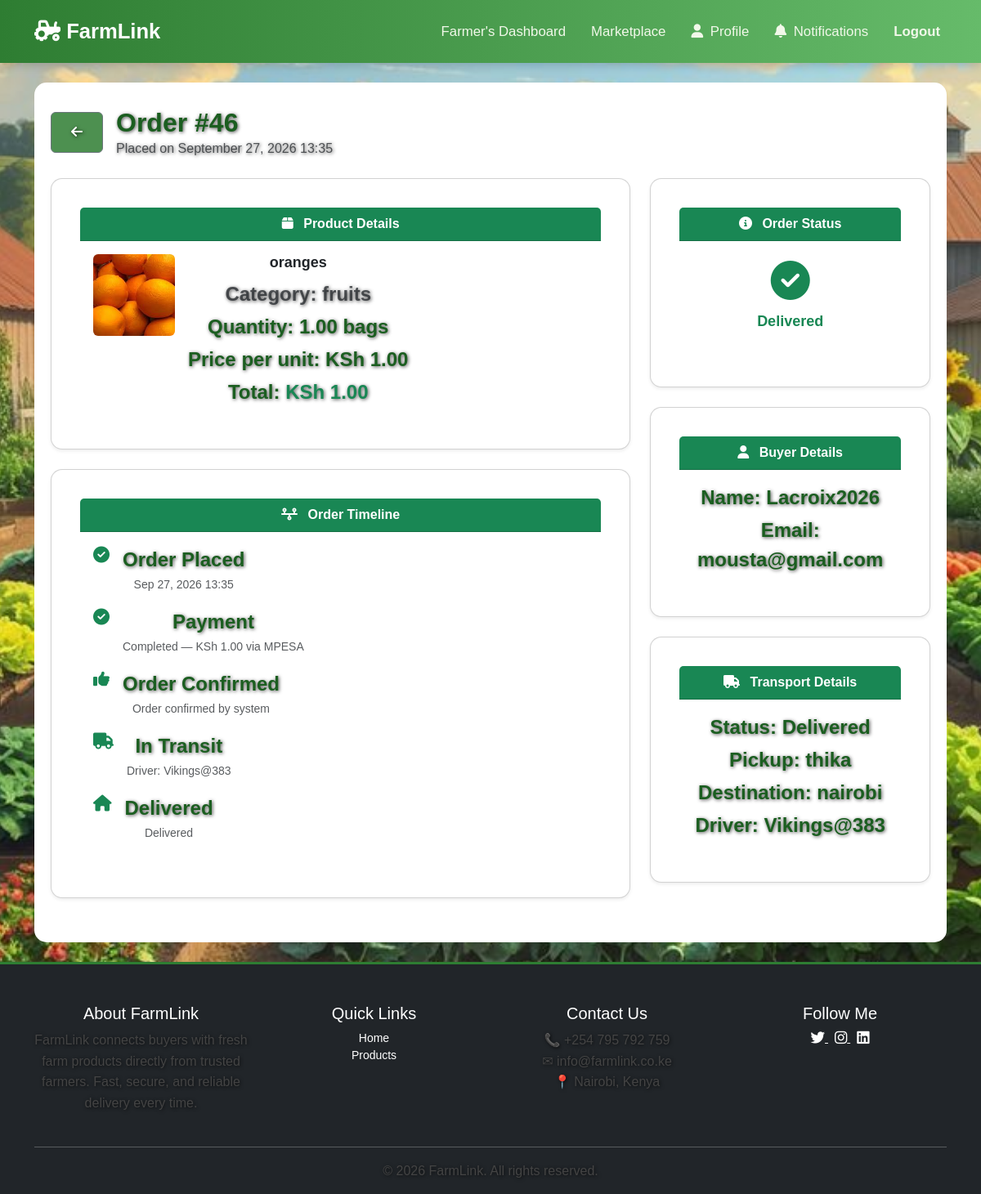
The app's page /orders/46/ (signed in) with its own data.
### accounts/models.py (models this page shows, shortened)
class Order(models.Model):
    STATUS_CHOICES = [
        ('pending', 'Pending'),
        ('confirmed', 'Confirmed'),
        ('in_transit', 'In Transit'),
        ('delivered', 'Delivered'),
        ('cancelled', 'Cancelled'),
    ]
    transporter = models.ForeignKey(
        User,
        on_delete=models.SET_NULL,
        null=True,
        blank=True,
        related_name="transporter_orders"
    )
    product = models.ForeignKey(Product, on_delete=models.CASCADE)
    buyer = models.ForeignKey(User, on_delete=models.CASCADE)
    quantity = models.DecimalField(max_digits=10, decimal_places=2)
    total_price = models.DecimalField(max_digits=10, decimal_places=2)
    status = models.CharField(max_length=20, choices=STATUS_CHOICES, default='pending')
    order_date = models.DateTimeField(auto_now_add=True)
    delivery_date = models.DateTimeField(null=True, blank=True)

class Product(models.Model):
    CATEGORIES = [
        ('vegetables', 'Vegetables'),
        ('fruits', 'Fruits'),
        ('grains', 'Grains'),
        ('dairy', 'Dairy'),
        ('poultry', 'Poultry'),
        ('other', 'Other'),
    ]
    farmer = models.ForeignKey(User, on_delete=models.CASCADE, related_name='products')
    name = models.CharField(max_length=100)
    category = models.CharField(max_length=20, choices=CATEGORIES)
    quantity = models.DecimalField(max_digits=10, decimal_places=2)
    unit = models.CharField(max_length=20, default='kg')
    price_per_unit = models.DecimalField(max_digits=10, decimal_places=2)
    description = models.TextField(blank=True)   # optional improvement
    image = models.ImageField(upload_to='product_images/', blank=True, null=True)
    created_at = models.DateTimeField(auto_now_add=True)
    is_available = models.BooleanField(default=True)

class Payment(models.Model):
    PAYMENT_METHODS = [
        ('mpesa', 'M-Pesa'),
        ('card', 'Card'),
        ('cod', 'Cash on Delivery')
    ]
    PAYMENT_STATUS = [
        ('pending', 'Pending'),
        ('completed', 'Completed'),
        ('failed', 'Failed')
    ]
    order = models.ForeignKey(
        Order,
        on_delete=models.CASCADE,
        related_name='payments'
    )
    amount = models.DecimalField(max_digits=10, decimal_places=2)
    method = models.CharField(
        max_length=20,
        choices=PAYMENT_METHODS,
        default='mpesa'
    )
    status = models.CharField(
        max_length=20,
        choices=PAYMENT_STATUS,
        default='pending'
    )
    checkout_request_id = models.CharField(
        max_length=100,  # ← increased from 50
        blank=True,
        null=True
    )
    phone_number = models.CharField(
        max_length=15,   # ← increased from 12 — 254XXXXXXXXX is 12 but safer at 15
        blank=True,
        null=True
    )
    created_at = models.DateTimeField(auto_now_add=True)

class TransportJob(models.Model):
    STATUS_CHOICES = [
        ('Pending', 'Pending'),
        ('Accepted', 'Accepted'),
        ('In Transit', 'In Transit'),
        ('Delivered', 'Delivered'),
        ('Cancelled', 'Cancelled'),
    ]
    URGENCY_CHOICES = [
        ('high', 'High'),
        ('medium', 'Medium'),
        ('low', 'Low'),
    ]
    driver = models.ForeignKey(
        User,
        on_delete=models.SET_NULL,
        null=True,
        blank=True,
        related_name='transport_jobs'
    )
    order = models.OneToOneField(
        Order,
        on_delete=models.CASCADE,
        related_name='transport_job'
    )
    vehicle = models.ForeignKey(
        Vehicle,
        on_delete=models.SET_NULL,
        null=True,
        blank=True,
        related_name='transport_jobs'
    )
    pickup_location = models.CharField(max_length=255, blank=True, default='')
    delivery_location = models.CharField(max_length=255, blank=True, default='')
    status = models.CharField(
        max_length=20,
        choices=STATUS_CHOICES,
        default='Pending'
    )
    urgency = models.CharField(
        max_length=10,
        choices=URGENCY_CHOICES,
        default='medium'
    )
    transport_fee = models.DecimalField(
        max_digits=10,
        decimal_places=2,
        null=True,
        blank=True
    )
    created_at = models.DateTimeField(auto_now_add=True)
    updated_at = models.DateTimeField(auto_now=True)

### accounts/views.py (the view)
# urls.py: path('orders/<int:order_id>/', views.order_detail, name='order_detail'),
@login_required
def order_detail(request, order_id):
    order = get_object_or_404(Order, id=order_id)
    profile = getattr(request.user, 'profile', None)
    is_buyer = profile and profile.is_buyer() and order.buyer == request.user
    is_farmer = profile and profile.is_farmer() and order.product.farmer == request.user
    if not is_buyer and not is_farmer:
        messages.error(request, "Access denied.")
        return redirect('home')
    transport_job = getattr(order, 'transport_job', None)
    payment = order.payments.first()
    context = {
        'order': order,
        'transport_job': transport_job,
        'payment': payment,
        'is_buyer': is_buyer,
        'is_farmer': is_farmer,
    }
    return render(request, 'Orders/order_detail.html', context)

### accounts/templates/Orders/order_detail.html (shortened to what this page needs)
{% extends 'base.html' %}
{% block content %}
<div class="container mt-4">
    <div class="d-flex align-items-center mb-4">
        <a href="{% url 'order_list' %}"
           class="btn btn-outline-secondary me-3">
            <i class="fas fa-arrow-left"></i>
        </a>
        <div>
            <h2 class="mb-0 fw-bold">Order #{{ order.id }}</h2>
            <p class="text-muted mb-0">
                Placed on {{ order.order_date|date:"F d, Y H:i" }}
            </p>
        </div>
    </div>
    <div class="row">
        <div class="col-md-8">
            <div class="card shadow-sm mb-4">
                <div class="card-header bg-success text-white fw-bold">
                    <i class="fas fa-box me-2"></i> Product Details
                </div>
                <div class="card-body">
                    <div class="d-flex gap-3">
                        {% if order.product.image %}
                            <img src="{{ order.product.image.url }}"
                                 class="rounded"
                                 style="width:100px;height:100px;object-fit:cover;"
                                 alt="{{ order.product.name }}">
                        {% endif %}
                        <div>
                            <h5 class="fw-bold">{{ order.product.name }}</h5>
                            <p class="text-muted mb-1">
                                Category: {{ order.product.category }}
                            </p>
                            <p class="mb-1">
                                Quantity:
                                <strong>
                                    {{ order.quantity }}
                                    {{ order.product.unit }}
                                </strong>
                            </p>
                            <p class="mb-1">
                                Price per unit:
                                <strong>
                                    KSh {{ order.product.price_per_unit }}
                                </strong>
                            </p>
                            <p class="mb-0">
                                Total:
                                <strong class="text-success">
                                    KSh {{ order.total_price }}
                                </strong>
                            </p>
                        </div>
                    </div>
                </div>
            </div>
            <div class="card shadow-sm mb-4">
                <div class="card-header bg-success text-white fw-bold">
                    <i class="fas fa-timeline me-2"></i> Order Timeline
                </div>
                <div class="card-body">
                    <ul class="list-unstyled">
                        <li class="d-flex gap-3 mb-3">
                            <div class="text-success">
                                <i class="fas fa-check-circle fa-lg"></i>
                            </div>
                            <div>
                                <p class="fw-bold mb-0">Order Placed</p>
                                <small class="text-muted">
                                    {{ order.order_date|date:"M d, Y H:i" }}
                                </small>
                            </div>
                        </li>
                        <li class="d-flex gap-3 mb-3">
                            <div class="{% if payment and payment.status == 'completed' %}text-success{% else %}text-muted{% endif %}">
                                <i class="fas fa-{% if payment and payment.status == 'completed' %}check{% else %}clock{% endif %}-circle fa-lg"></i>
                            </div>
                            <div>
                                <p class="fw-bold mb-0">Payment</p>
                                <small class="text-muted">
                                    {% if payment %}
                                        {{ payment.status|title }} —
                                        KSh {{ payment.amount }}
                                        via {{ payment.method|upper }}
                                    {% else %}
                                        Awaiting payment
                                    {% endif %}
                                </small>
                            </div>
                        </li>
                        <li class="d-flex gap-3 mb-3">
                            <div class="{% if order.status in 'confirmed,in_transit,delivered' %}text-success{% else %}text-muted{% endif %}">
                                <i class="fas fa-thumbs-up fa-lg"></i>
                            </div>
                            <div>
                                <p class="fw-bold mb-0">Order Confirmed</p>
                                <small class="text-muted">
                                    {% if order.status in 'confirmed,in_transit,delivered' %}
                                        Order confirmed by system
                                    {% else %}
                                        Waiting for confirmation
                                    {% endif %}
                                </small>
                            </div>
                        </li>
                        <li class="d-flex gap-3 mb-3">
                            <div class="{% if order.status in 'in_transit,delivered' %}text-success{% else %}text-muted{% endif %}">
                                <i class="fas fa-truck fa-lg"></i>
                            </div>
                            <div>
                                <p class="fw-bold mb-0">In Transit</p>
                                <small class="text-muted">
                                    {% if transport_job %}
                                        {% if transport_job.driver %}
                                            Driver: {{ transport_job.driver.username }}
                                        {% else %}
                                            Awaiting driver assignment
                                        {% endif %}
                                    {% else %}
                                        Transport not yet assigned
                                    {% endif %}
                                </small>
                            </div>
                        </li>
                        <li class="d-flex gap-3 mb-3">
                            <div class="{% if order.status == 'delivered' %}text-success{% else %}text-muted{% endif %}">
                                <i class="fas fa-home fa-lg"></i>
                            </div>
                            <div>
                                <p class="fw-bold mb-0">Delivered</p>
                                <small class="text-muted">
                                    {% if order.status == 'delivered' %}
                                        {% if order.delivery_date %}
                                            {{ order.delivery_date|date:"M d, Y H:i" }}
                                        {% else %}
                                            Delivered
                                        {% endif %}
                                    {% else %}
                                        Pending delivery
                                    {% endif %}
                                </small>
                            </div>
                        </li>
                    </ul>
                </div>
            </div>
        </div>
        <div class="col-md-4">
            <div class="card shadow-sm mb-4">
                <div class="card-header bg-success text-white fw-bold">
                    <i class="fas fa-info-circle me-2"></i> Order Status
                </div>
                <div class="card-body text-center py-4">
                    {% if order.status == 'delivered' %}
                        <i class="fas fa-check-circle fa-3x text-success mb-3"></i>
                        <h5 class="text-success fw-bold">Delivered</h5>
                    {% elif order.status == 'in_transit' %}
                        <i class="fas fa-truck fa-3x text-primary mb-3"></i>
                        <h5 class="text-primary fw-bold">In Transit</h5>
                    {% elif order.status == 'confirmed' %}
                        <i class="fas fa-thumbs-up fa-3x text-info mb-3"></i>
                        <h5 class="text-info fw-bold">Confirmed</h5>
                    {% elif order.status == 'cancelled' %}
                        <i class="fas fa-times-circle fa-3x text-danger mb-3"></i>
                        <h5 class="text-danger fw-bold">Cancelled</h5>
                    {% else %}
                        <i class="fas fa-clock fa-3x text-warning mb-3"></i>
                        <h5 class="text-warning fw-bold">Pending</h5>
                    {% endif %}
                </div>
            </div>
            <div class="card shadow-sm mb-4">
                <div class="card-header bg-success text-white fw-bold">
                    {% if is_buyer %}
                        <i class="fas fa-tractor me-2"></i> Farmer Details
                    {% else %}
                        <i class="fas fa-user me-2"></i> Buyer Details
                    {% endif %}
                </div>
                <div class="card-body">
                    {% if is_buyer %}
                        <p class="mb-1">
                            <strong>Name:</strong>
                            {{ order.product.farmer.username }}
                        </p>
                        <p class="mb-0">
                            <strong>Email:</strong>
                            {{ order.product.farmer.email }}
                        </p>
                    {% else %}
                        <p class="mb-1">
                            <strong>Name:</strong>
                            {{ order.buyer.username }}
                        </p>
                        <p class="mb-0">
                            <strong>Email:</strong>
                            {{ order.buyer.email }}
                        </p>
                    {% endif %}
                </div>
            </div>
            {% if transport_job %}
            <div class="card shadow-sm mb-4">
                <div class="card-header bg-success text-white fw-bold">
                    <i class="fas fa-truck me-2"></i> Transport Details
                </div>
                <div class="card-body">
                    <p class="mb-1">
                        <strong>Status:</strong>
                        {{ transport_job.status }}
                    </p>
                    <p class="mb-1">
                        <strong>Pickup:</strong>
                        {{ transport_job.pickup_location|default:"Not set" }}
                    </p>
                    <p class="mb-1">
                        <strong>Destination:</strong>
                        {{ transport_job.delivery_location|default:"Not set" }}
                    </p>
                    {% if transport_job.driver %}
                        <p class="mb-0">
                            <strong>Driver:</strong>
                            {{ transport_job.driver.username }}
                        </p>
                    {% endif %}
                </div>
            </div>
            {% endif %}
        </div>
    </div>
</div>
{% endblock %}

### records on screen
Order: id "46", order_date "September 27, 2026 13:35", product.image (picture), product.name "oranges", product.category "fruits", quantity "1.00", product.unit "bags", product.price_per_unit "1.00", total_price "1.00", order_date "Sep 27, 2026 13:35", buyer.username "Lacroix2026", buyer.email "mousta@gmail.com"
Payment: status "Completed", amount "1.00", method "MPESA"
